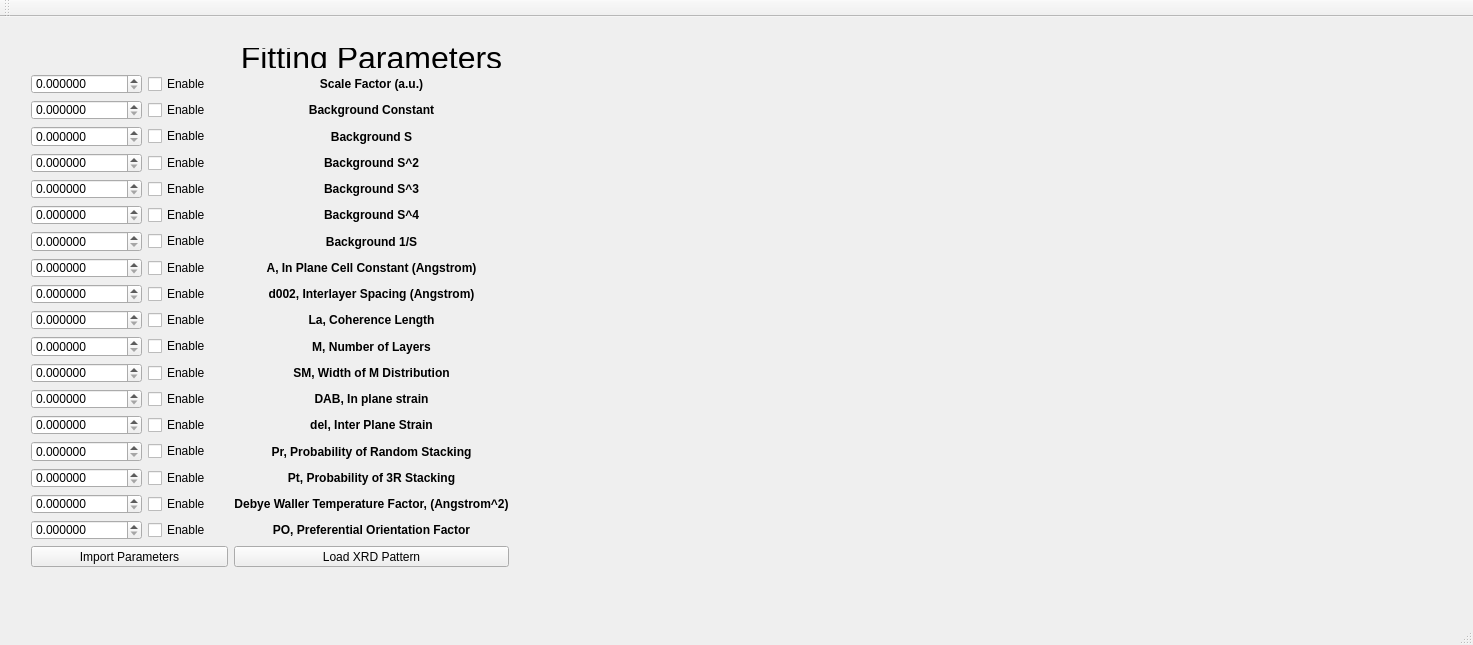
<?xml version="1.0" encoding="UTF-8"?>
<ui version="4.0">
 <class>MainWindow</class>
 <widget class="QMainWindow" name="MainWindow">
  <property name="enabled">
   <bool>true</bool>
  </property>
  <property name="geometry">
   <rect>
    <x>0</x>
    <y>0</y>
    <width>1473</width>
    <height>645</height>
   </rect>
  </property>
  <property name="windowTitle">
   <string>MainWindow</string>
  </property>
  <widget class="QWidget" name="centralWidget">
   <widget class="QWidget" name="gridLayoutWidget">
    <property name="geometry">
     <rect>
      <x>20</x>
      <y>20</y>
      <width>500</width>
      <height>541</height>
     </rect>
    </property>
    <layout class="QGridLayout" name="fit_params">
     <item row="9" column="1">
      <widget class="QCheckBox" name="param_enable_7">
       <property name="text">
        <string>Enable</string>
       </property>
      </widget>
     </item>
     <item row="12" column="1">
      <widget class="QCheckBox" name="param_enable_10">
       <property name="text">
        <string>Enable</string>
       </property>
      </widget>
     </item>
     <item row="15" column="1">
      <widget class="QCheckBox" name="param_enable_13">
       <property name="text">
        <string>Enable</string>
       </property>
      </widget>
     </item>
     <item row="1" column="2">
      <widget class="QLabel" name="label">
       <property name="font">
        <font>
         <pointsize>24</pointsize>
        </font>
       </property>
       <property name="text">
        <string>Fitting Parameters</string>
       </property>
       <property name="alignment">
        <set>Qt::AlignCenter</set>
       </property>
      </widget>
     </item>
     <item row="13" column="1">
      <widget class="QCheckBox" name="param_enable_11">
       <property name="text">
        <string>Enable</string>
       </property>
      </widget>
     </item>
     <item row="2" column="0">
      <widget class="QDoubleSpinBox" name="param_0">
       <property name="decimals">
        <number>6</number>
       </property>
       <property name="maximum">
        <double>99999999.000000000000000</double>
       </property>
      </widget>
     </item>
     <item row="2" column="2">
      <widget class="QLabel" name="param_label_0">
       <property name="font">
        <font>
         <weight>75</weight>
         <bold>true</bold>
        </font>
       </property>
       <property name="text">
        <string>Scale Factor (a.u.)</string>
       </property>
       <property name="alignment">
        <set>Qt::AlignCenter</set>
       </property>
      </widget>
     </item>
     <item row="10" column="1">
      <widget class="QCheckBox" name="param_enable_8">
       <property name="text">
        <string>Enable</string>
       </property>
      </widget>
     </item>
     <item row="17" column="1">
      <widget class="QCheckBox" name="param_enable_15">
       <property name="text">
        <string>Enable</string>
       </property>
      </widget>
     </item>
     <item row="14" column="1">
      <widget class="QCheckBox" name="param_enable_12">
       <property name="text">
        <string>Enable</string>
       </property>
      </widget>
     </item>
     <item row="18" column="1">
      <widget class="QCheckBox" name="param_enable_16">
       <property name="text">
        <string>Enable</string>
       </property>
      </widget>
     </item>
     <item row="16" column="1">
      <widget class="QCheckBox" name="param_enable_14">
       <property name="text">
        <string>Enable</string>
       </property>
      </widget>
     </item>
     <item row="11" column="1">
      <widget class="QCheckBox" name="param_enable_9">
       <property name="text">
        <string>Enable</string>
       </property>
      </widget>
     </item>
     <item row="19" column="1">
      <widget class="QCheckBox" name="param_enable_17">
       <property name="text">
        <string>Enable</string>
       </property>
      </widget>
     </item>
     <item row="13" column="2">
      <widget class="QLabel" name="param_label_11">
       <property name="font">
        <font>
         <weight>75</weight>
         <bold>true</bold>
        </font>
       </property>
       <property name="text">
        <string>SM, Width of M Distribution</string>
       </property>
       <property name="alignment">
        <set>Qt::AlignCenter</set>
       </property>
      </widget>
     </item>
     <item row="12" column="2">
      <widget class="QLabel" name="param_label_10">
       <property name="font">
        <font>
         <weight>75</weight>
         <bold>true</bold>
        </font>
       </property>
       <property name="text">
        <string>M, Number of Layers</string>
       </property>
       <property name="alignment">
        <set>Qt::AlignCenter</set>
       </property>
      </widget>
     </item>
     <item row="2" column="1">
      <widget class="QCheckBox" name="param_enable_0">
       <property name="text">
        <string>Enable</string>
       </property>
      </widget>
     </item>
     <item row="15" column="2">
      <widget class="QLabel" name="param_label_13">
       <property name="font">
        <font>
         <weight>75</weight>
         <bold>true</bold>
        </font>
       </property>
       <property name="text">
        <string>del, Inter Plane Strain</string>
       </property>
       <property name="alignment">
        <set>Qt::AlignCenter</set>
       </property>
      </widget>
     </item>
     <item row="14" column="2">
      <widget class="QLabel" name="param_label_12">
       <property name="font">
        <font>
         <weight>75</weight>
         <bold>true</bold>
        </font>
       </property>
       <property name="text">
        <string>DAB, In plane strain</string>
       </property>
       <property name="alignment">
        <set>Qt::AlignCenter</set>
       </property>
      </widget>
     </item>
     <item row="6" column="2">
      <widget class="QLabel" name="param_label_4">
       <property name="font">
        <font>
         <weight>75</weight>
         <bold>true</bold>
        </font>
       </property>
       <property name="text">
        <string>Background S^3</string>
       </property>
       <property name="alignment">
        <set>Qt::AlignCenter</set>
       </property>
      </widget>
     </item>
     <item row="7" column="2">
      <widget class="QLabel" name="param_label_5">
       <property name="font">
        <font>
         <weight>75</weight>
         <bold>true</bold>
        </font>
       </property>
       <property name="text">
        <string>Background S^4</string>
       </property>
       <property name="alignment">
        <set>Qt::AlignCenter</set>
       </property>
      </widget>
     </item>
     <item row="10" column="2">
      <widget class="QLabel" name="param_label_8">
       <property name="font">
        <font>
         <weight>75</weight>
         <bold>true</bold>
        </font>
       </property>
       <property name="text">
        <string>d002, Interlayer Spacing (Angstrom)</string>
       </property>
       <property name="alignment">
        <set>Qt::AlignCenter</set>
       </property>
      </widget>
     </item>
     <item row="9" column="2">
      <widget class="QLabel" name="param_label_7">
       <property name="font">
        <font>
         <weight>75</weight>
         <bold>true</bold>
        </font>
       </property>
       <property name="text">
        <string>A, In Plane Cell Constant (Angstrom)</string>
       </property>
       <property name="alignment">
        <set>Qt::AlignCenter</set>
       </property>
      </widget>
     </item>
     <item row="8" column="2">
      <widget class="QLabel" name="param_label_6">
       <property name="font">
        <font>
         <weight>75</weight>
         <bold>true</bold>
        </font>
       </property>
       <property name="text">
        <string>Background 1/S</string>
       </property>
       <property name="alignment">
        <set>Qt::AlignCenter</set>
       </property>
      </widget>
     </item>
     <item row="18" column="2">
      <widget class="QLabel" name="param_label_16">
       <property name="font">
        <font>
         <weight>75</weight>
         <bold>true</bold>
        </font>
       </property>
       <property name="text">
        <string>Debye Waller Temperature Factor, (Angstrom^2)</string>
       </property>
       <property name="alignment">
        <set>Qt::AlignCenter</set>
       </property>
      </widget>
     </item>
     <item row="4" column="2">
      <widget class="QLabel" name="param_label_2">
       <property name="font">
        <font>
         <weight>75</weight>
         <bold>true</bold>
        </font>
       </property>
       <property name="text">
        <string>Background S</string>
       </property>
       <property name="alignment">
        <set>Qt::AlignCenter</set>
       </property>
      </widget>
     </item>
     <item row="8" column="1">
      <widget class="QCheckBox" name="param_enable_6">
       <property name="text">
        <string>Enable</string>
       </property>
      </widget>
     </item>
     <item row="3" column="1">
      <widget class="QCheckBox" name="param_enable_1">
       <property name="text">
        <string>Enable</string>
       </property>
      </widget>
     </item>
     <item row="5" column="1">
      <widget class="QCheckBox" name="param_enable_3">
       <property name="text">
        <string>Enable</string>
       </property>
      </widget>
     </item>
     <item row="4" column="1">
      <widget class="QCheckBox" name="param_enable_2">
       <property name="text">
        <string>Enable</string>
       </property>
      </widget>
     </item>
     <item row="6" column="1">
      <widget class="QCheckBox" name="param_enable_4">
       <property name="text">
        <string>Enable</string>
       </property>
      </widget>
     </item>
     <item row="7" column="1">
      <widget class="QCheckBox" name="param_enable_5">
       <property name="text">
        <string>Enable</string>
       </property>
      </widget>
     </item>
     <item row="16" column="0">
      <widget class="QDoubleSpinBox" name="param_14">
       <property name="decimals">
        <number>6</number>
       </property>
       <property name="maximum">
        <double>99999999.000000000000000</double>
       </property>
      </widget>
     </item>
     <item row="15" column="0">
      <widget class="QDoubleSpinBox" name="param_13">
       <property name="decimals">
        <number>6</number>
       </property>
       <property name="maximum">
        <double>99999999.000000000000000</double>
       </property>
      </widget>
     </item>
     <item row="13" column="0">
      <widget class="QDoubleSpinBox" name="param_11">
       <property name="decimals">
        <number>6</number>
       </property>
       <property name="maximum">
        <double>99999999.000000000000000</double>
       </property>
      </widget>
     </item>
     <item row="14" column="0">
      <widget class="QDoubleSpinBox" name="param_12">
       <property name="decimals">
        <number>6</number>
       </property>
       <property name="maximum">
        <double>99999999.000000000000000</double>
       </property>
      </widget>
     </item>
     <item row="17" column="0">
      <widget class="QDoubleSpinBox" name="param_15">
       <property name="decimals">
        <number>6</number>
       </property>
       <property name="maximum">
        <double>99999999.000000000000000</double>
       </property>
      </widget>
     </item>
     <item row="18" column="0">
      <widget class="QDoubleSpinBox" name="param_16">
       <property name="decimals">
        <number>6</number>
       </property>
       <property name="maximum">
        <double>99999999.000000000000000</double>
       </property>
      </widget>
     </item>
     <item row="19" column="0">
      <widget class="QDoubleSpinBox" name="param_17">
       <property name="decimals">
        <number>6</number>
       </property>
       <property name="maximum">
        <double>99999999.000000000000000</double>
       </property>
      </widget>
     </item>
     <item row="3" column="0">
      <widget class="QDoubleSpinBox" name="param_1">
       <property name="decimals">
        <number>6</number>
       </property>
       <property name="maximum">
        <double>99999999.000000000000000</double>
       </property>
      </widget>
     </item>
     <item row="11" column="2">
      <widget class="QLabel" name="param_label_9">
       <property name="font">
        <font>
         <weight>75</weight>
         <bold>true</bold>
        </font>
       </property>
       <property name="text">
        <string>La, Coherence Length</string>
       </property>
       <property name="alignment">
        <set>Qt::AlignCenter</set>
       </property>
      </widget>
     </item>
     <item row="7" column="0">
      <widget class="QDoubleSpinBox" name="param_5">
       <property name="decimals">
        <number>6</number>
       </property>
       <property name="maximum">
        <double>99999999.000000000000000</double>
       </property>
      </widget>
     </item>
     <item row="4" column="0">
      <widget class="QDoubleSpinBox" name="param_2">
       <property name="decimals">
        <number>6</number>
       </property>
       <property name="maximum">
        <double>99999999.000000000000000</double>
       </property>
      </widget>
     </item>
     <item row="17" column="2">
      <widget class="QLabel" name="param_label_15">
       <property name="font">
        <font>
         <weight>75</weight>
         <bold>true</bold>
        </font>
       </property>
       <property name="text">
        <string>Pt, Probability of 3R Stacking</string>
       </property>
       <property name="alignment">
        <set>Qt::AlignCenter</set>
       </property>
      </widget>
     </item>
     <item row="19" column="2">
      <widget class="QLabel" name="param_label_17">
       <property name="font">
        <font>
         <weight>75</weight>
         <bold>true</bold>
        </font>
       </property>
       <property name="text">
        <string>PO, Preferential Orientation Factor</string>
       </property>
       <property name="alignment">
        <set>Qt::AlignCenter</set>
       </property>
      </widget>
     </item>
     <item row="16" column="2">
      <widget class="QLabel" name="param_label_14">
       <property name="font">
        <font>
         <weight>75</weight>
         <bold>true</bold>
        </font>
       </property>
       <property name="text">
        <string>Pr, Probability of Random Stacking</string>
       </property>
       <property name="alignment">
        <set>Qt::AlignCenter</set>
       </property>
      </widget>
     </item>
     <item row="6" column="0">
      <widget class="QDoubleSpinBox" name="param_4">
       <property name="decimals">
        <number>6</number>
       </property>
       <property name="maximum">
        <double>99999999.000000000000000</double>
       </property>
      </widget>
     </item>
     <item row="5" column="0">
      <widget class="QDoubleSpinBox" name="param_3">
       <property name="decimals">
        <number>6</number>
       </property>
       <property name="maximum">
        <double>99999999.000000000000000</double>
       </property>
      </widget>
     </item>
     <item row="3" column="2">
      <widget class="QLabel" name="param_label_1">
       <property name="font">
        <font>
         <weight>75</weight>
         <bold>true</bold>
        </font>
       </property>
       <property name="text">
        <string>Background Constant</string>
       </property>
       <property name="alignment">
        <set>Qt::AlignCenter</set>
       </property>
      </widget>
     </item>
     <item row="5" column="2">
      <widget class="QLabel" name="param_label_3">
       <property name="font">
        <font>
         <weight>75</weight>
         <bold>true</bold>
        </font>
       </property>
       <property name="text">
        <string>Background S^2</string>
       </property>
       <property name="alignment">
        <set>Qt::AlignCenter</set>
       </property>
      </widget>
     </item>
     <item row="8" column="0">
      <widget class="QDoubleSpinBox" name="param_6">
       <property name="decimals">
        <number>6</number>
       </property>
       <property name="maximum">
        <double>99999999.000000000000000</double>
       </property>
      </widget>
     </item>
     <item row="9" column="0">
      <widget class="QDoubleSpinBox" name="param_7">
       <property name="decimals">
        <number>6</number>
       </property>
       <property name="maximum">
        <double>99999999.000000000000000</double>
       </property>
      </widget>
     </item>
     <item row="11" column="0">
      <widget class="QDoubleSpinBox" name="param_9">
       <property name="decimals">
        <number>6</number>
       </property>
       <property name="maximum">
        <double>99999999.000000000000000</double>
       </property>
      </widget>
     </item>
     <item row="10" column="0">
      <widget class="QDoubleSpinBox" name="param_8">
       <property name="decimals">
        <number>6</number>
       </property>
       <property name="maximum">
        <double>99999999.000000000000000</double>
       </property>
      </widget>
     </item>
     <item row="12" column="0">
      <widget class="QDoubleSpinBox" name="param_10">
       <property name="decimals">
        <number>6</number>
       </property>
       <property name="maximum">
        <double>99999999.000000000000000</double>
       </property>
      </widget>
     </item>
     <item row="20" column="2">
      <widget class="QPushButton" name="load_scan">
       <property name="text">
        <string>Load XRD Pattern</string>
       </property>
      </widget>
     </item>
     <item row="20" column="0" colspan="2">
      <widget class="QPushButton" name="import_data">
       <property name="text">
        <string>Import Parameters</string>
       </property>
      </widget>
     </item>
    </layout>
   </widget>
   <widget class="QWidget" name="mplwindow" native="true">
    <property name="geometry">
     <rect>
      <x>610</x>
      <y>20</y>
      <width>801</width>
      <height>541</height>
     </rect>
    </property>
    <layout class="QVBoxLayout" name="verticalLayout">
     <item>
      <layout class="QVBoxLayout" name="mplvl"/>
     </item>
    </layout>
   </widget>
   <zorder>param_label_2</zorder>
   <zorder>gridLayoutWidget</zorder>
   <zorder>label</zorder>
   <zorder>mplwindow</zorder>
  </widget>
  <widget class="QMenuBar" name="menuBar">
   <property name="geometry">
    <rect>
     <x>0</x>
     <y>0</y>
     <width>1473</width>
     <height>21</height>
    </rect>
   </property>
  </widget>
  <widget class="QToolBar" name="mainToolBar">
   <attribute name="toolBarArea">
    <enum>TopToolBarArea</enum>
   </attribute>
   <attribute name="toolBarBreak">
    <bool>false</bool>
   </attribute>
  </widget>
  <widget class="QStatusBar" name="statusBar"/>
  <action name="actionOpen">
   <property name="text">
    <string>Open</string>
   </property>
  </action>
  <action name="actionExit">
   <property name="text">
    <string>Exit</string>
   </property>
  </action>
 </widget>
 <layoutdefault spacing="6" margin="11"/>
 <resources/>
 <connections/>
</ui>
